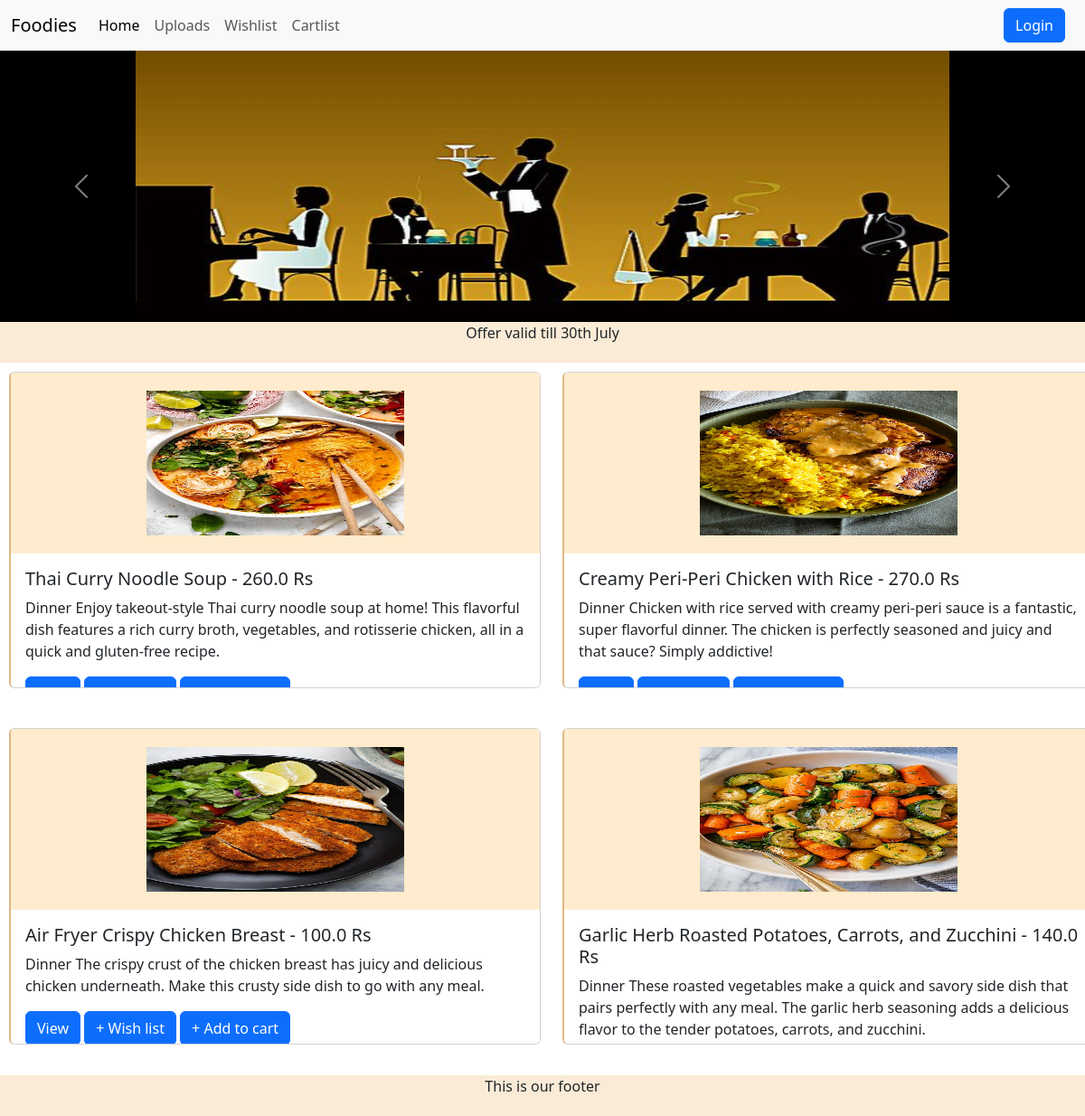
The page / on the database its author committed.
### Homepage/models.py (models this page shows, shortened)
class FoodImages(models.Model):
    name=models.CharField(max_length=100)
    category = models.TextField()
    cost = models.FloatField()
    images=models.ImageField(upload_to="foodImages/")
    updated = models.DateTimeField(auto_now=True) #updates the filed valuee everytime the instance is saved(to track ur database)
    created = models.DateTimeField(auto_now_add=True)#sets the value when instance is created

### Homepage/views.py (the view)
# urls.py: path('',views.Home,name="home"),
def Home(request):
    Food=FoodImages.objects.all() #to display all the values in the database
    context={'Food':Food}
    return render(request,"home.html",context)

### template/home.html (shortened to what this page needs)
{% extends "main.html"%}
{% block body_block %}
{% load static %}
  <div id="carouselExample" class="carousel slide">
      <div class="carousel-inner">
        <div class="carousel-item active">
          <img src="{% static 'images/hbk1.jpg' %}" class="d-block w-100 pic" alt="..." style="height:300px;width:300px;border-left:150px solid black;border-right:150px solid black;">
        </div>
      </div>
      <button class="carousel-control-prev" type="button" data-bs-target="#carouselExample" data-bs-slide="prev">
        <span class="carousel-control-prev-icon" aria-hidden="true"></span>
      </button>
      <button class="carousel-control-next" type="button" data-bs-target="#carouselExample" data-bs-slide="next">
        <span class="carousel-control-next-icon" aria-hidden="true"></span>
      </button>
  </div>
  <div style="background-color: antiquewhite;width:100%;text-align:center; height:45px">Offer valid till 30th July</div>
  <div class="row">
    {% for item in Food %}
      <div class="col-md-6 mb-4">
        <div class="card" style="width: 100%;">
          <img src="{{ item.images.url }}" class="card-img-top" alt="{{ item.name }}" height="200px" style="padding:20px 150px;background-color:blanchedalmond">
          <div class="card-body">
            <h5 class="card-title">{{ item.name }} - {{ item.cost }} Rs</h5>
            <p class="card-text">{{ item.category }}</p>
            <a href="{% url 'Product' id=item.id %}" class="btn btn-primary">View</a>
            <a href="{% url 'addWish' id=item.id %}" class="btn btn-primary">+ Wish list</a>
            <a href="{% url 'addCart' id=item.id %}" class="btn btn-primary">+ Add to cart</a>
          </div>
        </div>
      </div>
    {% endfor %}
  </div>
{% endblock %}

### template/main.html (shortened to what this page needs)
<!DOCTYPE html>
<html lang="en">
<head>
    <link href="https://cdn.jsdelivr.net/npm/bootstrap@5.3.3/dist/css/bootstrap.min.css" rel="stylesheet">
</head>
<body>
    <nav class="navbar navbar-expand-lg bg-body-tertiary">
        <div class="container-fluid">
          <a class="navbar-brand" href="#">Foodies</a>
          <div class="collapse navbar-collapse" id="navbarSupportedContent">
            <ul class="navbar-nav me-auto mb-2 mb-lg-0">
              <li class="nav-item">
                <a class="nav-link active" aria-current="page" href="{% url 'home' %}">Home</a>
              </li>
              <li class="nav-item">
                <a class="nav-link" href="{% url 'upload_images' %}">Uploads</a>
              </li>
                <a class="nav-link" href="{% url 'show_wishList' %}">Wishlist</a>
                <a class="nav-link" href="{% url 'show_cartList' %}">Cartlist</a>
            </ul>
            {% if user.is_authenticated %}
            <h6>{{user.username}}</h6>
              <a href ="{% url 'Logout' %}">
                <button class="btn btn-primary" type="submit" id="loginButton">Logout</button></a>
            {% else %}
              <a href ="{% url 'Login' %}">
              <button class="btn btn-primary" type="submit" id="loginButton">Login</button></a>
            {% endif %}
          </div>
        </div>
    </nav>
    {% block body_block %}
    {% endblock %}
    <footer style="background-color: antiquewhite;width:100%;text-align:center; height:45px">This is our footer</footer>
</body>
</html>

### template/main.html (style rules this page uses)
#loginButton { margin-left: 10px; margin-right: 10px; }
.card { margin:10px; max-height: 350px; overflow-y: auto; border-left: 2px solid burlywood; }

### rows shown on the page
FoodImages: images (picture), name "Thai Curry Noodle Soup", cost "260.0", category "Dinner Enjoy takeout-style Thai curry noodle soup at home! This flavorful dish features a rich curry broth, vegetables, and rotisserie chicken, all in a quick and gluten-free recipe."
FoodImages: images (picture), name "Creamy Peri-Peri Chicken with Rice", cost "270.0", category "Dinner Chicken with rice served with creamy peri-peri sauce is a fantastic, super flavorful dinner. The chicken is perfectly seasoned and juicy and that sauce? Simply addictive!"
FoodImages: images (picture), name "Air Fryer Crispy Chicken Breast", cost "100.0", category "Dinner The crispy crust of the chicken breast has juicy and delicious chicken underneath. Make this crusty side dish to go with any meal."
FoodImages: images (picture), name "Garlic Herb Roasted Potatoes, Carrots, and Zucchini", cost "140.0", category "Dinner These roasted vegetables make a quick and savory side dish that pairs perfectly with any meal. The garlic herb seasoning adds a delicious flavor to the tender potatoes, carrots, and zucchini."
